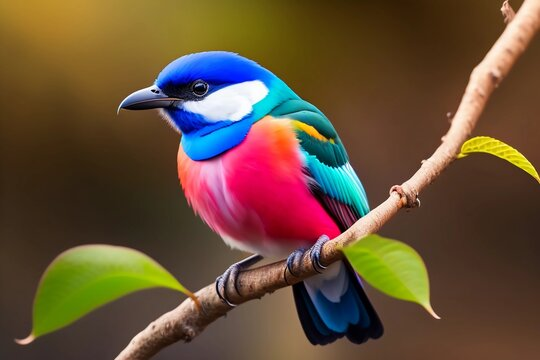
#> input picture data/bird.jpg, 540 x 360 px
$ python basics.py
#> lines starting #> are read from the running program, lines starting #| are printed output that depends on the picture
import os
import cv2

path = "data"
image_path = os.path.join(path, 'bird.jpg')


# resizing
def resize(path: str = image_path):

    img = cv2.imread(path)
    print(f'Before: {img.shape}')

    resize_img = cv2.resize(img, (180, 270))
    print(f'After: {resize_img.shape}')

    cv2.imshow('img', img)
    cv2.imshow('resized img', resize_img)
    cv2.waitKey(0)


def crop(path: str = image_path):

#> called with path = 'data/bird.jpg'
    img = cv2.imread(path)
#> img is the input picture: shape (360, 540, 3); mean B, G, R 56.7, 79.7, 102.9
    print(f'Image: {img.shape}')
#| Image: (360, 540, 3)

    cropped_img = img[200:360, 100:540]
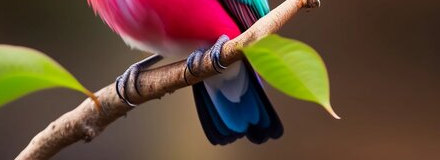
#> cropped_img: shape (160, 440, 3); mean B, G, R 53.7, 73, 98.2

    cv2.imshow('img', img)
    cv2.imshow('cropped_img', cropped_img)
    cv2.waitKey(0)

crop()

$ run again, with data/bear.jpg copied over data/bird.jpg
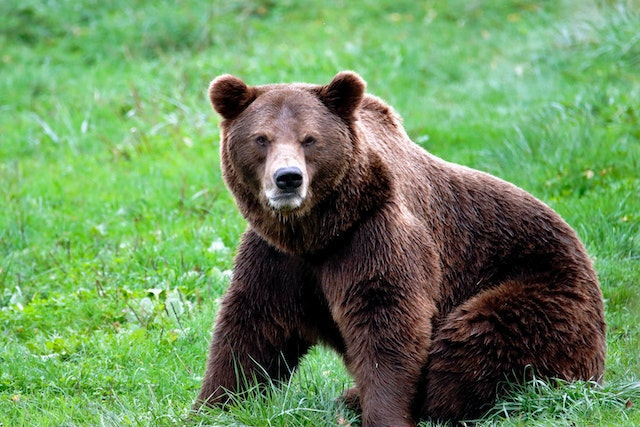
#> input picture data/bear.jpg, 640 x 427 px
#> in crop, img is the input picture: shape (427, 640, 3); mean B, G, R 91.8, 141.6, 106.1
#| Image: (427, 640, 3)
#> in crop, `cropped_img = img[200:360, 100:540]`:
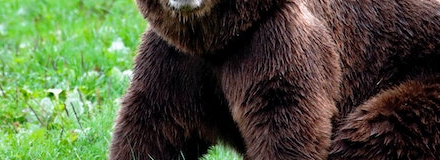
#> cropped_img: shape (160, 440, 3); mean B, G, R 58.8, 86.7, 77.7

$ run again, with data/ferret.jpg copied over data/bird.jpg
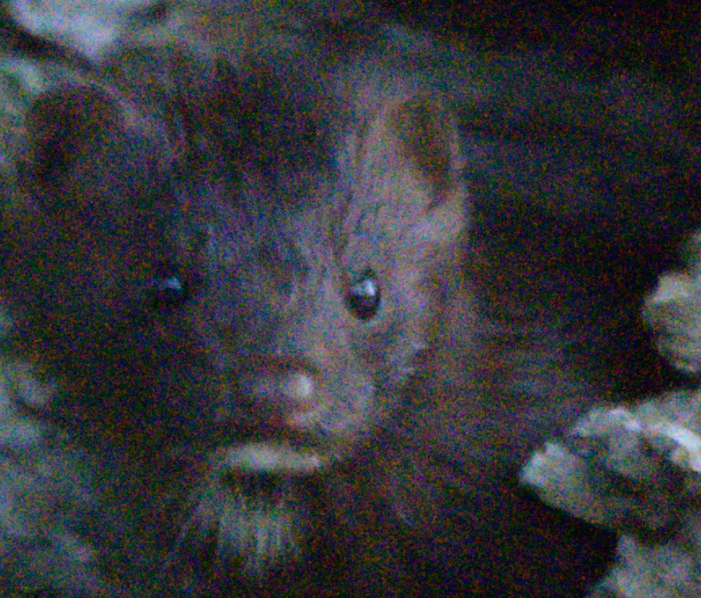
#> input picture data/ferret.jpg, 1402 x 1196 px (shown at 1/2 size)
#> in crop, img is the input picture: shape (1196, 1402, 3); mean B, G, R 57.6, 53.2, 52.7
#| Image: (1196, 1402, 3)
#> in crop, `cropped_img = img[200:360, 100:540]`:
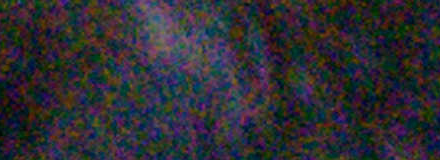
#> cropped_img: shape (160, 440, 3); mean B, G, R 51.1, 45.1, 46.4
